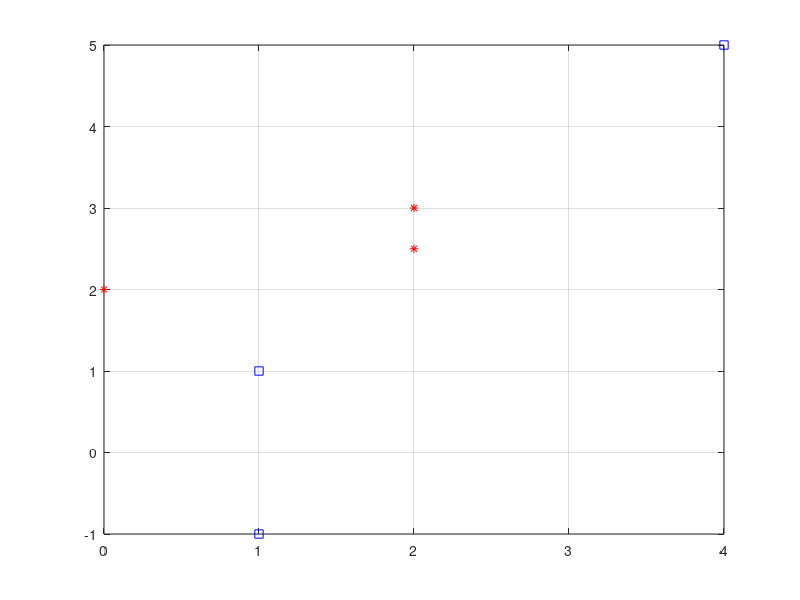

This chart was generated by the following MATLAB code: (Note: this script raises an error after producing the figure.)
%---Task 1- plotting samples----%
 
class1 = [1 1; 1 -1; 4 5];
class2 = [2 2.5; 0 2 ; 2 3];
 
plot(class1(:,1), class1(:,2), 'bs');
grid on;
hold on;

plot(class2(:,1), class2(:,2), 'r*');
hold off;


%------Task-2—-----%

%--generating high dimensional y-% 

y11 = [ class1(1,1)*class1(1,1) class1(1,2)*class1(1,2) class1(1,1)*class1(1,2) class1(1,1) class1(1,2) 1];
 

y12 = [ class1(2,1)*class1(2,1) class1(2,2)*class1(2,2) class1(2,1)*class1(2,2) class1(2,1) class1(2,2) 1];
 

y13 = [ class1(3,1)*class1(3,1) class1(3,2)*class1(3,2) class1(3,1)*class1(3,2) class1(3,1) class1(3,2) 1];


%------normalizing class 2—-----%

y21 = [ -class2(1,1)*class2(1,1) -class2(1,2)*class2(1,2) -class2(1,1)*class2(1,2) -class2(1,1) -class2(1,2) -1];
 
y22 = [ -class2(2,1)*class2(2,1) -class2(2,2)*class2(2,2) -class2(2,1)*class2(2,2) -class2(2,1) -class2(2,2) -1];
 
y23 = [ -class2(3,1)*class2(3,1) -class2(3,2)*class2(3,2) -class2(3,1)*class2(3,2) -class2(3,1) -class2(3,2) -1];
 

yAll=[y11; y12; y13; y21;y22;y23;];


display(y11);
display(y12);
display(y13);
display(y21);
display(y22);
display(y23);



%------Task-3--------------%
%------ONE AT A TIME------%
w = [1 1 1 1 1 1];
alpha = 1;
counter = 0;
flag = 0;
for j = 1:111111
    flag=0;
    counter = counter+1;
    for j = 1:6
    g = yAll(j,:)*w' ;
        if g < 0
            w = w + alpha * yAll(j,:);
        else
            flag = flag + 1;
        end;
    end;
    
    if (flag == 6)
        break ;
    end;
end
fprintf('During One at time, Counter is at %d\n', counter);


%---MANY AT A TIME----%
w = [1 1 1 1 1 1];
alpha= 1;
flag = 0;
counter = 0;
temp = 0;
 
for i = 1:111111
    counter = counter + 1;
    flag = 0;
    for j = 1:6
        g = yAll(j,:)*w' ;
        if g < 0
            temp = temp + yAll(j, :);
        else
            flag = flag + 1;
        end;
    end;
    if (flag == 6)
        break ;
    end;
    w = w + alpha * temp;
end;

fprintf('During many at a time, counter is at %d\n', counter);


%--------Task-4------%
hold on;

syms class1 class2;

s=sym(w(1,1)*class1*class1+w(1,2)*class2*class2+w(1,3)*class1*class2+w(1,4)*class1+w(1,5)*class2+w(1,6));

s2=solve(s,class2);

xvals1=[-10:0.01:10];
xvals2(1,:)=subs(s2(1),class1,xvals1);

plot(xvals1,xvals2(1,:),'k');
grid, hold,
